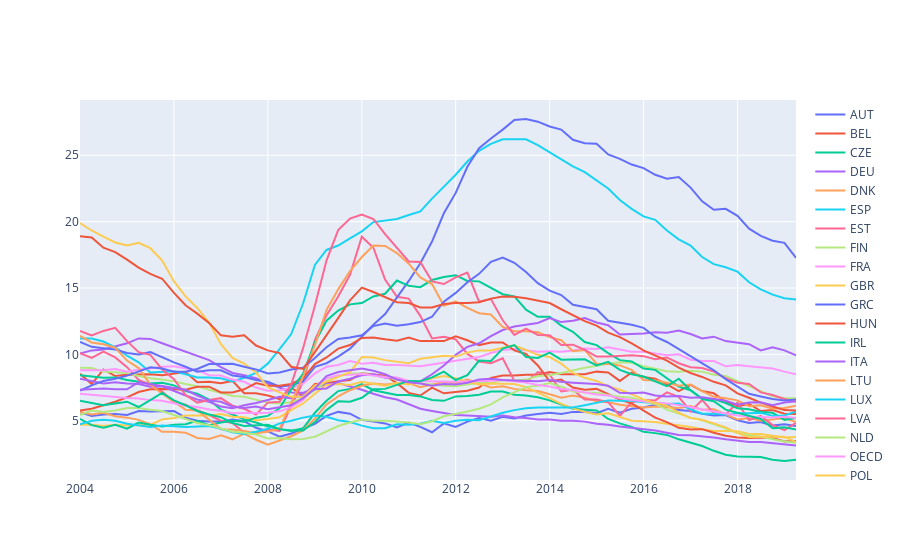

Notebook source saved alongside this figure:
### Code cell
plot_lines(df_hur,0).show()
